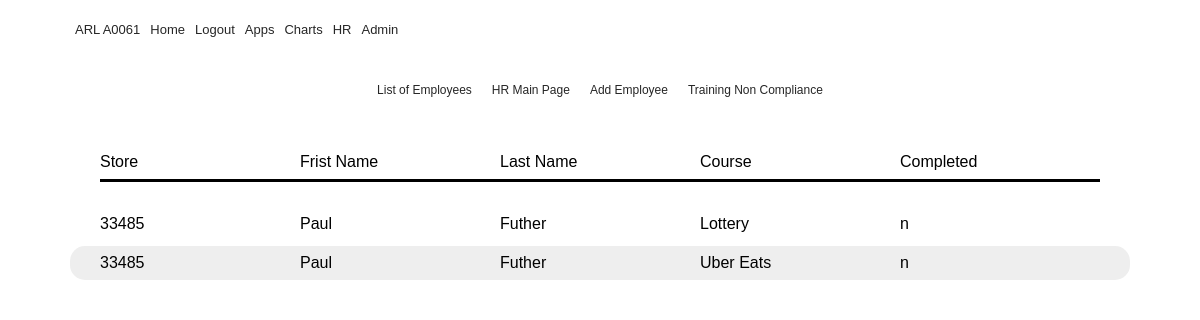
The app's page /trainingcompliance (signed in) with its own data.
### flaskblog/__init__.py (models this page shows, shortened)
class Grade(db.Model):
    id = db.Column(db.Integer(), primary_key=True)
    value = db.Column(db.String(), default="n")
    employee_id = db.Column(Integer(), ForeignKey('employee.id'))
    employee = db.relationship('Employee', backref = 'grades')
    course_id = db.Column(db.Integer(), ForeignKey('course.id'))
    course = db.relationship('Course', backref='grade')

class Employee(db.Model):
    id = db.Column(db.Integer, primary_key=True)
    firstname = db.Column(db.String(20), nullable=False)
    nickname = db.Column(db.String(20), nullable=True)
    lastname = db.Column(db.String(20), nullable=False)
    store = db.Column(db.String)
    addressone = db.Column(db.String(20), nullable=False)
    addresstwo = db.Column(db.String(20), nullable=True)
    apt = db.Column(db.String(20), nullable=True)
    city = db.Column(db.String(20), nullable=False)
    province = db.Column(db.String(20), nullable=False)
    country = db.Column(db.String(20), nullable=False)
    mobilephone = db.Column(db.String(10), nullable=False)
    email = db.Column(db.String(120), nullable=False)
    SIN = db.Column(db.Integer, unique=True, nullable=False)
    sinexpire = db.Column(db.DateTime(), nullable=True)
    created_on = db.Column(db.DateTime(), default=datetime.utcnow)
    updated_on = db.Column(
        db.DateTime(), default=datetime.utcnow, onupdate=datetime.utcnow)
    startdate = db.Column(db.DateTime(), nullable=True)
    enddate = db.Column(db.DateTime(), nullable=True)
    postal = db.Column(db.String(6), nullable=False)
    trainingid = db.Column(db.String(), nullable=False)
    trainingpassword = db.Column(db.String(), nullable=False)
    manager = db.Column(db.String)
    image_file = db.Column(db.String(20), nullable=False,
                           default='default.jpg')
    active = db.Column(db.String(), nullable = False)
    iprismcode = db.Column(db.String(9), nullable=False)
    dob = db.Column(db.DateTime(), nullable=True)
    mon_avail = db.Column(db.String(100), nullable=False)
    tue_avail = db.Column(db.String(100), nullable=False)
    wed_avail = db.Column(db.String(100), nullable=False)
    thu_avail = db.Column(db.String(100), nullable=False)
    fri_avail = db.Column(db.String(100), nullable=False)
    sat_avail = db.Column(db.String(100), nullable=False)
    sun_avail = db.Column(db.String(100), nullable=False)

class Course(db.Model):
    id = db.Column(db.Integer(), primary_key=True)
    name = db.Column(db.String(100), nullable=False)

### flaskblog/routes.py (the view)
@app.route("/trainingcompliance", methods=['GET', 'POST'])
@login_required
def trainingcompliance():
    compliance = Grade.query\
            .filter_by(value="n")\
            .join(Employee, Employee.id==Grade.employee_id)\
            .join(Course, Course.id == Grade.course_id)\
            .add_columns(Grade.employee_id, Employee.firstname\
            ,Employee.lastname, Employee.store\
            , Course.name, Grade.value)\
                .order_by(Employee.store)
    return render_template('trainingcompliance.html', compliance = compliance)

### flaskblog/templates/trainingcompliance.html
{% extends "layout.html" %}
{% block content%}
        <div class= "container">
            <nav class="app-nav">
                  <ul class = "app-menu">
                        <ul>
                              <li> <a href="hrlist">List of Employees</a></li>
                        </ul>
                        <ul>
                              <li> <a href="hrhome">HR Main Page</a></li>
                        </ul>
                        <ul>
                              <li> <a href="addemployee">Add Employee</a></li>
                        </ul>
                        <ul>
                              <li> <a href="trainingcompliance">Training Non Compliance</a></li>
                        </ul>
                  </ul>
            </nav>
      </div>
                <div class = "comptableheader">
                        <div> Store</div>
                        <div> Frist Name</div>
                        <div> Last Name</div>
                        <div> Course</div>
                        <div> Completed</div>
                </div>
                        {% for staff in compliance %}
                        <div class = "comptablecard">
                        <div class = "comphritem1"> {{staff.store}}</div>
                        <div class = "comphritem2"> {{staff.firstname}}</div>
                        <div class = "comphritem3"> {{staff.lastname}}</div>
                        <div class = "comphritem4"> {{staff.name}}</div>
                        <div class = "comphritem5"> {{staff.value}}</div>
                        </div>
                        {% endfor %}
{% endblock content %}

### flaskblog/static/main.css (style rules this page uses)
* { box-sizing: border-box; margin: 0; padding: 0; }
body { font-family: 'Seqoe UI', Verdana, Geneva, Tahoma, sans-serif; background: white; color: #000; font-size: 16px; line-height: 1.5; }
a { color: #262626; text-decoration: none; }
ul { list-style: none; }
.container { width: 100%; max-width: 1100px; margin: auto; }
.comptableheader { display: grid; grid-template-columns: repeat(5, 1fr); margin: auto; padding-top: 30px; padding-bottom: 5px; padding-left: 30px; padding-right: 30px; margin-right: 20px; margin-left: 20px; height: 100%; border-radius: 15px; margin-bottom: 20px; }
.comptablecard { display: grid; grid-template-columns: repeat(5, 1fr); padding-top: 5px; padding-bottom: 5px; padding-left: 30px; padding-right: 30px; margin-right: 20px; margin-left: 20px; height: 100%; border-radius: 15px; margin-bottom: 5px; justify-items: start; align-items: center; }
.comptableheader>div { border-bottom: solid; padding-bottom: 5px; }
.comptablecard:nth-child(odd) { background: #eee; }
.app-nav { display: flex; align-items: center; justify-content: space-between; height: 60px; padding: 20px 0; font-size: 12px; }
.app-nav ul { display: flex; }
.app-nav ul li { padding: 0 5px; }
.app-nav ul li a { padding-bottom: 5px; }
.app-menu { max-width: 700px; margin: 0 auto; padding:0 20px; display: flex; grid-template-columns: repeat(5, 1fr); grid-gap: 10px; align-items: flex-start; justify-content: center; text-align: center; }

### records on screen
Grade: store "33485", firstname "Paul", lastname "Futher", name "Lottery", value "n"
Grade: store "33485", firstname "Paul", lastname "Futher", name "Uber Eats", value "n"
